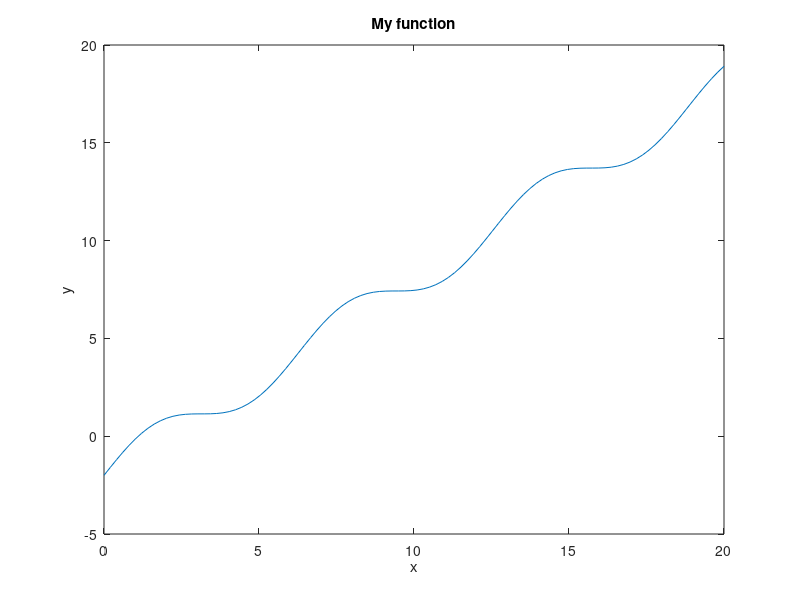

MATLAB code for this plot:
%Uppgift 1.13 1

A =  [1 2 -1 1;
    9 0 2 0;
    1 2 3 3;
    5 2 9 6];

b = [0; 2; -1; 3];

x = A\b;

t = A*x;

%Uppgift 1.13 3
x = linspace(0, 20);
y = -2 + x+sin(x);
plot(x, y);
xlabel('x'), ylabel('y')
title('My function')
